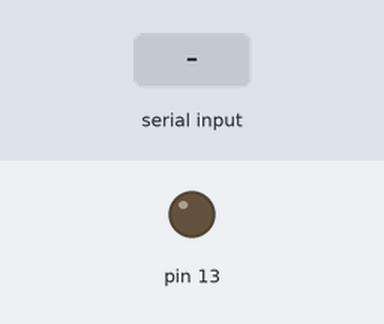
A sketch run on a simulated Arduino Uno, built with avr-gcc and run on an emulated ATmega328P. Shown: output pins drawn as LEDs (lit = HIGH). The test bench sets the inputs (shaded band).

Above: at 1.2 s.
1.3 s: "A" received over Serial
At 2.5 s:
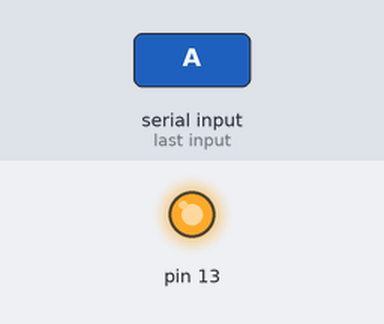
2.8 s: "B" received over Serial
At 3.8 s:
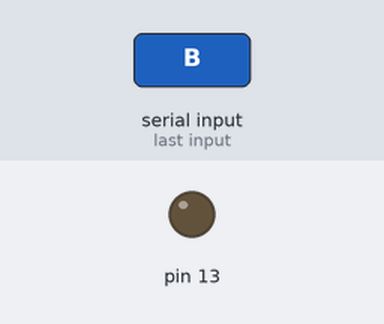
Timing chart, 0 to 5.8 s (numbered marks = the images above; inputs shaded):
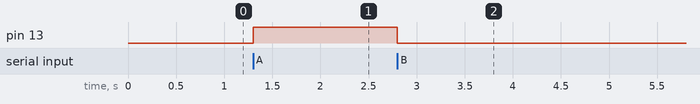

The sketch:

labview.ino
```cpp
void setup() {
  pinMode(13, OUTPUT);
  Serial.begin(9600);
}

void loop() {
  char letra = Serial.read();

    if (letra=='A'){
      digitalWrite(13, HIGH);

    }

  if (letra=='B'){
      digitalWrite(13, LOW);

    }

}
```

Measured:
- after the input at 1.3 s, pin 13: LOW → HIGH at once
- after the input at 2.8 s, pin 13: HIGH → LOW at once
